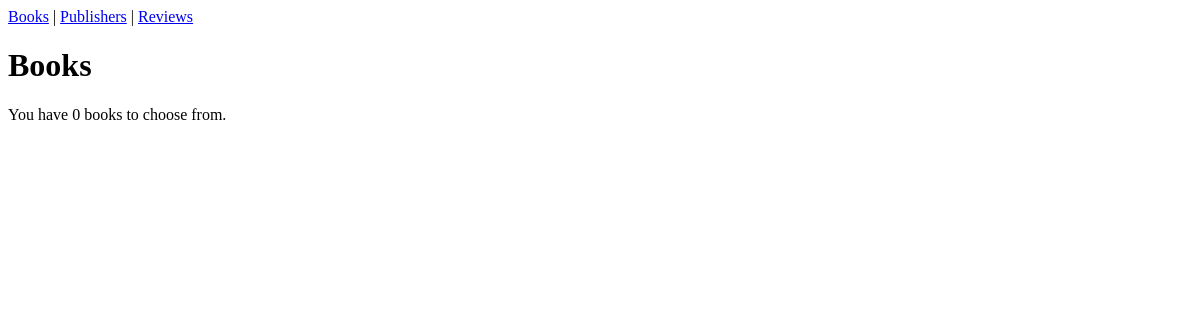
Before: / with the older database file.
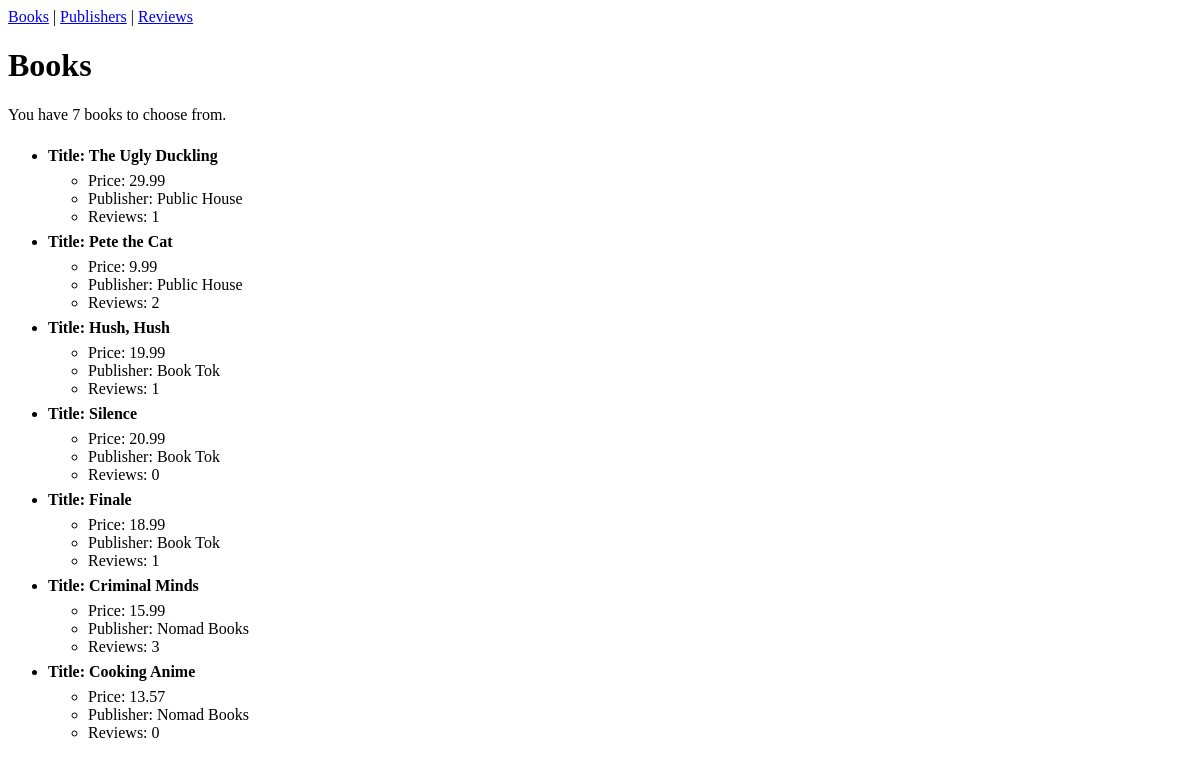
After: the same page with the newer database file.
### catalog/models.py (models this page shows, shortened)
class Book(models.Model):
    publisher = models.ForeignKey(Publisher, on_delete=models.CASCADE)
    title = models.CharField(max_length=200)
    price = models.DecimalField(max_digits=5, decimal_places=2)

class Publisher(models.Model):
    name = models.CharField(max_length=200)
    def __str__(self):
        return self.name

### catalog/views.py (the view)
# urls.py: path('', views.BookListView.as_view(), name='book_list'),
class BookListView(ListView):
    model = Book
    template_name = "book_list.html"
    context_object_name = "book_list"

### templates/book_list.html
{% extends "base.html" %}
{% block content %}
    <h1>Books</h1>
    <p>You have {{ book_list|length }} books to choose from.</p>
    <ul>
    {% for book in book_list %}
        <li style="font-weight: bold; line-height: 2.0;">Title: {{ book.title }}</li>
        <ul>
            <li>Price: {{ book.price }}</li>
            <li>Publisher: {{ book.publisher }}</li>
            <li>Reviews: {{ book.review_set.count }}</li>
        </ul>
    {% endfor %}
    </ul>
{% endblock %}

### templates/base.html (shortened to what this page needs)
<html>
<head>
</head>
<body>
    <nav>
        <a href="{% url 'book_list' %}">Books</a> |
        <a href="{% url 'publisher_list' %}">Publishers</a> |
        <a href="{% url 'review_list' %}">Reviews</a>
    </nav>
    {% block content %}
    {% endblock %}
</body>
</html>

Changed rows visible on the page:
added Book: title "The Ugly Duckling", price "29.99", publisher "Public House", review_set.count "1"
added Book: title "Pete the Cat", price "9.99", publisher "Public House", review_set.count "2"
added Book: title "Hush, Hush", price "19.99", publisher "Book Tok", review_set.count "1"
added Book: title "Silence", price "20.99", publisher "Book Tok", review_set.count "0"
added Book: title "Finale", price "18.99", publisher "Book Tok", review_set.count "1"
added Book: title "Criminal Minds", price "15.99", publisher "Nomad Books", review_set.count "3"
added Book: title "Cooking Anime", price "13.57", publisher "Nomad Books", review_set.count "0"
Other visible differences:
{{ book_list|length }}: "0" → "7"
